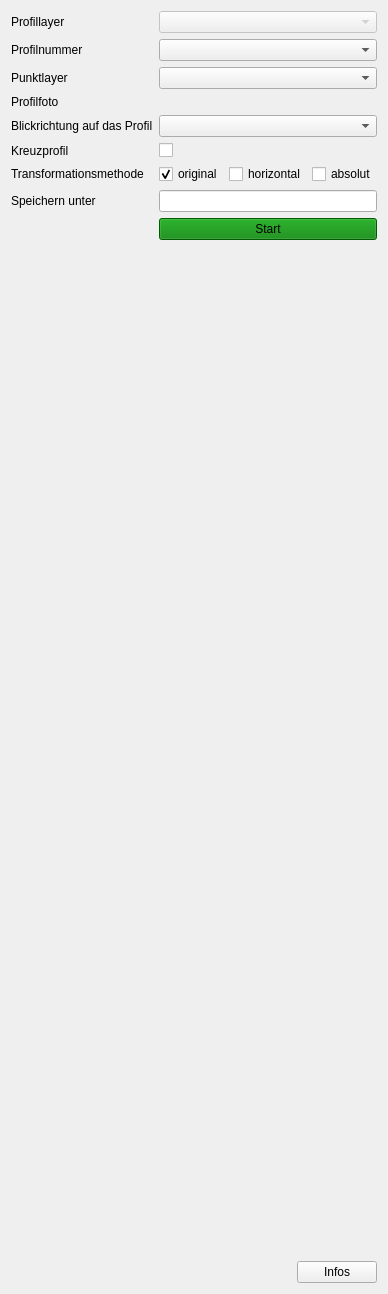
            <widget class="QWidget" name="profileGeoreferencing">
             <property name="styleSheet">
              <string notr="true">#profileGeoreferencing{
	background-color:  rgb(240,240,240)
}</string>
             </property>
             <attribute name="title">
              <string>Georeferenzierung</string>
             </attribute>
             <layout class="QFormLayout" name="formLayout_5">
              <item row="0" column="0">
               <widget class="QLabel" name="label_36">
                <property name="text">
                 <string>Profillayer</string>
                </property>
               </widget>
              </item>
              <item row="0" column="1">
               <widget class="QgsMapLayerComboBox" name="layerProfileGeoref">
                <property name="enabled">
                 <bool>false</bool>
                </property>
               </widget>
              </item>
              <item row="2" column="0">
               <widget class="QLabel" name="label_40">
                <property name="text">
                 <string>Profilnummer</string>
                </property>
               </widget>
              </item>
              <item row="2" column="1">
               <widget class="QComboBox" name="profileIdsComboGeoref"/>
              </item>
              <item row="4" column="0">
               <widget class="QLabel" name="label_41">
                <property name="text">
                 <string>Punktlayer</string>
                </property>
               </widget>
              </item>
              <item row="4" column="1">
               <widget class="QgsMapLayerComboBox" name="layerGcpGeoref"/>
              </item>
              <item row="5" column="0">
               <widget class="QLabel" name="label_42">
                <property name="text">
                 <string>Profilfoto</string>
                </property>
               </widget>
              </item>
              <item row="5" column="1">
               <widget class="QgsFileWidget" name="profileFotosComboGeoref"/>
              </item>
              <item row="6" column="0">
               <widget class="QLabel" name="label_43">
                <property name="text">
                 <string>Blickrichtung auf das Profil</string>
                </property>
               </widget>
              </item>
              <item row="6" column="1">
               <widget class="QComboBox" name="profileViewDirectionComboGeoref"/>
              </item>
              <item row="7" column="0">
               <widget class="QLabel" name="label_52">
                <property name="text">
                 <string>Kreuzprofil</string>
                </property>
               </widget>
              </item>
              <item row="7" column="1">
               <widget class="QCheckBox" name="checkboxKreuzprofil">
                <property name="sizePolicy">
                 <sizepolicy hsizetype="Minimum" vsizetype="Fixed">
                  <horstretch>0</horstretch>
                  <verstretch>0</verstretch>
                 </sizepolicy>
                </property>
                <property name="text">
                 <string/>
                </property>
               </widget>
              </item>
              <item row="9" column="0">
               <widget class="QLabel" name="label_53">
                <property name="text">
                 <string>Transformationsmethode</string>
                </property>
               </widget>
              </item>
              <item row="11" column="0">
               <widget class="QLabel" name="label_45">
                <property name="text">
                 <string>Speichern unter</string>
                </property>
               </widget>
              </item>
              <item row="11" column="1">
               <widget class="QLineEdit" name="profileTargetName"/>
              </item>
              <item row="12" column="1">
               <widget class="QPushButton" name="startGeoreferencingBtn">
                <property name="styleSheet">
                 <string notr="true">background-color : green</string>
                </property>
                <property name="text">
                 <string>Start</string>
                </property>
               </widget>
              </item>
              <item row="13" column="1">
               <spacer name="verticalSpacer_4">
                <property name="orientation">
                 <enum>Qt::Vertical</enum>
                </property>
                <property name="sizeType">
                 <enum>QSizePolicy::Maximum</enum>
                </property>
                <property name="sizeHint" stdset="0">
                 <size>
                  <width>20</width>
                  <height>1000</height>
                 </size>
                </property>
               </spacer>
              </item>
              <item row="14" column="1">
               <layout class="QHBoxLayout" name="horizontalLayout_6">
                <property name="topMargin">
                 <number>9</number>
                </property>
                <property name="bottomMargin">
                 <number>0</number>
                </property>
                <item>
                 <spacer name="horizontalSpacer_6">
                  <property name="orientation">
                   <enum>Qt::Horizontal</enum>
                  </property>
                  <property name="sizeHint" stdset="0">
                   <size>
                    <width>40</width>
                    <height>20</height>
                   </size>
                  </property>
                 </spacer>
                </item>
                <item>
                 <widget class="QPushButton" name="profileInfoBtn">
                  <property name="text">
                   <string>Infos</string>
                  </property>
                 </widget>
                </item>
               </layout>
              </item>
              <item row="9" column="1">
               <layout class="QHBoxLayout" name="horizontalLayout_5">
                <item>
                 <widget class="QCheckBox" name="check_transform_original">
                  <property name="text">
                   <string>original</string>
                  </property>
                  <property name="checked">
                   <bool>true</bool>
                  </property>
                 </widget>
                </item>
                <item>
                 <widget class="QCheckBox" name="check_transform_horizontal">
                  <property name="text">
                   <string>horizontal</string>
                  </property>
                 </widget>
                </item>
                <item>
                 <widget class="QCheckBox" name="check_transform_absolut">
                  <property name="text">
                   <string>absolut</string>
                  </property>
                 </widget>
                </item>
               </layout>
              </item>
             </layout>
            </widget>
